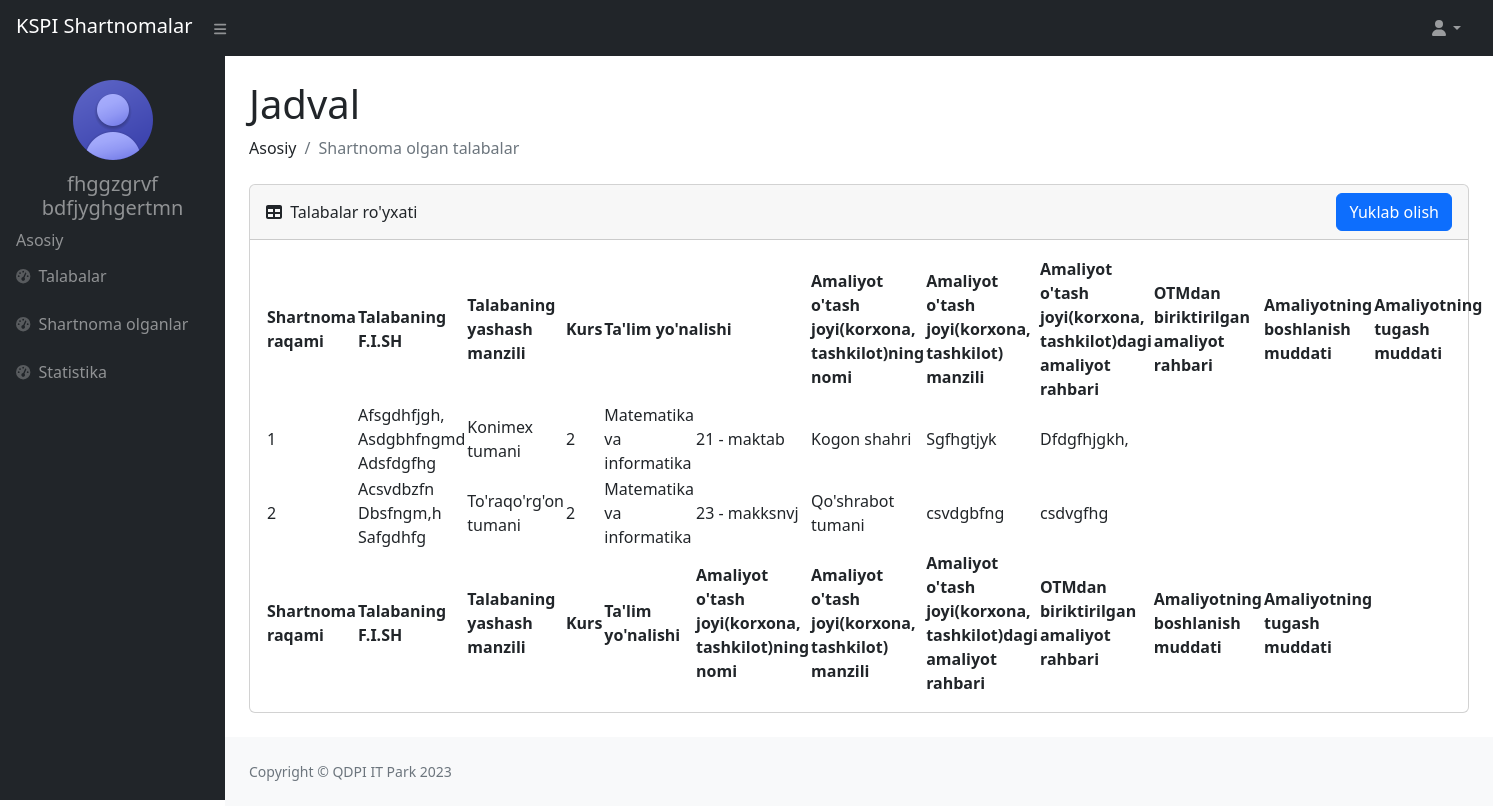
Page /dekanat_shartnoma_olgan/ (signed in) on the committed database.
### users/models.py (models this page shows)
class User(AbstractUser):
    sharif = models.CharField(max_length=100)
    t_yil = models.CharField(max_length=100, blank=True)
    t_nomer = models.CharField(max_length=200)
    k_yil = models.CharField(max_length=200, blank=True)
    gender = models.CharField(max_length=100, blank=True)
    talim_turi = models.CharField(max_length=100, blank=True)
    fakultet = models.CharField(max_length=100, blank=True)
    yonalish = models.CharField(max_length=100, blank=True)
    kurs = models.CharField(max_length=10, blank=True)
    guruh = models.CharField(max_length=100, blank=True)
    viloyat = models.CharField(max_length=100)
    tuman = models.CharField(max_length=100)
    mfy = models.CharField(max_length=100, blank=True)
    kocha_uy = models.CharField(max_length=100)
    lavozim = models.CharField(max_length=100, blank=True)
    dekanat_fakultet = models.CharField(max_length=100, blank=True)
    dekanat_kafedra = models.CharField(max_length=100, blank=True)
    parol = models.CharField(max_length=100)

### pdf/models.py (models this page shows, shortened)
class Pdf(models.Model):
    talaba_id = models.CharField(max_length=10, blank=True)
    shartnoma_raqami = models.CharField(max_length=100, blank=True)
    talaba_f_i_sh = models.CharField(max_length=100, blank=True)
    talaba_manzil = models.CharField(max_length=100, blank=True)
    talaba_fakulteti = models.CharField(max_length=200, blank=True)
    talaba_yonalishi = models.CharField(max_length=100, blank=True)
    talaba_kurs = models.CharField(max_length=100, blank=True)
    talaba_shifr = models.CharField(max_length=100, blank=True)
    talaba_nomer = models.CharField(max_length=200, blank=True)
    derektor_nomer = models.CharField(max_length=200, blank=True)
    amaliyot_joyi = models.CharField(max_length=100, blank=True)
    amaliyot_manzili = models.CharField(max_length=100, blank=True)
    amaliyot_rahbari = models.CharField(max_length=100, blank=True)
    biriktirilgan_rahbar = models.CharField(max_length=100, blank=True)
    amaliyot_turi = models.CharField(max_length=100, blank=True)
    amaliyot_boshlanishi = models.CharField(max_length=100, blank=True)
    amaliyot_tugashi = models.CharField(max_length=100, blank=True)
    amaliyot_buyruq_raqami = models.CharField(max_length=100, blank=True)
    korxona_nomi = models.CharField(max_length=200, blank=True)

### users/views.py (the view, shortened to what this page needs)
# urls.py: path('dekanat_shartnoma_olgan/', dekanat_shartnoma_olgan, name='dekanat_shartnoma_olgan'),
@csrf_exempt
def dekanat_shartnoma_olgan(request):
    talaba_id = User.objects.all()
    for t in talaba_id:
        amaliyotlar = Amaliyot.objects.filter(talaba=t.id)
        if amaliyotlar:
            for a in  amaliyotlar:
                shifr = ''
                buyruq_raqam = ''
                talabalar = Pdf.objects.filter(talaba_id=t.id)
                if talabalar:
                    talaba = f'{t.first_name} {t.last_name} {t.sharif}'
                    data = get_object_or_404(Pdf, talaba_id=t.id)
                    data.talaba_f_i_sh = talaba
                    data.talaba_manzil = t.tuman
                    data.talaba_kurs = t.kurs
                    data.talaba_shifr=shifr
                    data.talaba_yonalishi=t.yonalish
                    data.talaba_fakulteti=t.fakultet
                    data.amaliyot_joyi=a.muassasa
                    data.amaliyot_manzili=a.tuman_a
                    data.amaliyot_rahbari=a.a_rahbari
                    data.biriktirilgan_rahbar=a.o_a_rahbari
                    data.amaliyot_turi=a.a_turi
                    data.amaliyot_boshlanishi=a.b_sana
                    data.amaliyot_tugashi=a.t_sana
                    data.amaliyot_buyruq_raqami=buyruq_raqam
                    data.save()
                    print('update qilindi ')
        else:
            amaliyot = 'Hozirda mavjud emas'
    shartnoma = Pdf.objects.filter(talaba_fakulteti=request.user.dekanat_fakultet)
    contex = {
        'shartnoma':shartnoma,
    }
    return render(request, 'adminlar/dekanat/shartnoma_olgan.html', contex)

### templates/adminlar/dekanat/shartnoma_olgan.html (shortened to what this page needs)
{% load static %}
<!DOCTYPE html>
<html lang="en">
    <head>
        <link href="https://cdn.jsdelivr.net/npm/simple-datatables@7.1.2/dist/style.min.css" rel="stylesheet"/>
        <link rel="stylesheet" href="{% static '/superadmin/css/styles.css' %}">
    </head>
    <body class="sb-nav-fixed">
        {% if user.is_authenticated %}
        <nav class="sb-topnav navbar navbar-expand navbar-dark bg-dark d-flex justify-content-between">
            <div>
                <a class="navbar-brand ps-3" href="{% url 'home' %}">KSPI Shartnomalar</a>
                <button class="btn btn-link btn-sm order-1 order-lg-0 me-4 me-lg-0 mx-2" id="sidebarToggle" href="#!"><i class="fas fa-bars"></i></button>
            </div>
            <ul class="navbar-nav ms-auto ms-md-0 me-3 me-lg-4">
                <li class="nav-item dropdown">
                    <a class="nav-link dropdown-toggle" id="navbarDropdown" href="#" role="button" data-bs-toggle="dropdown" aria-expanded="false"><i class="fas fa-user fa-fw"></i></a>
                </li>
            </ul>
        </nav>
        <div id="layoutSidenav">
            <div id="layoutSidenav_nav">
                <nav class="sb-sidenav accordion sb-sidenav-dark" id="sidenavAccordion">
                    <div class="sb-sidenav-menu">
                        <div class="info text-center mt-3 px-2">
                            <img class="rounded-circle mx-auto d-block img-fluid" src="{% static '/superadmin/img/account.png' %}" alt="Admin picture">
                            <h5 class="mt-1">{{user.last_name}} {{user.first_name}}</h5>
                        </div>
                        <div class="nav">
                            <div class="px-3">Asosiy</div>
                            <a class="nav-link" href="{% url 'dekanat_talaba' %}">
                                <div class="sb-nav-link-icon"><i class="fas fa-tachometer-alt"></i></div>
                                Talabalar
                            </a>
                            <a class="nav-link" href="{% url 'dekanat_shartnoma_olgan' %}">
                                <div class="sb-nav-link-icon"><i class="fas fa-tachometer-alt"></i></div>
                                Shartnoma olganlar
                            </a>
                            <a class="nav-link" href="">
                                <div class="sb-nav-link-icon"><i class="fas fa-tachometer-alt"></i></div>
                                Statistika
                            </a>
                        </div>
                    </div>
                </nav>
            </div>
            <div id="layoutSidenav_content">
                <main>
                    <div class="container-fluid px-4">
                        <h1 class="mt-4">Jadval</h1>
                        <ol class="breadcrumb mb-4">
                            <li class="breadcrumb-item">Asosiy</li>
                            <li class="breadcrumb-item active">Shartnoma olgan talabalar</li>
                        </ol>
                        <div class="card mb-4">
                            <div class="card-header align-items-center d-flex justify-content-between">
                                <div class="col-md-4">
                                    <i class="fas fa-table me-1"></i>
                                    Talabalar ro'yxati
                                </div>
                                <div>
                                    <a class="btn btn-primary" href="{% url 'dekanat_csv' %}">Yuklab olish</a>
                                </div>
                            </div>
                            <div class="card-body">
                                <table id="datatablesSimple">
                                    <thead>
                                        <tr>
                                            <th rowspan="2">Shartnoma raqami</th>
                                            <th rowspan="2">Talabaning F.I.SH</th>
                                            <th rowspan="2">Talabaning yashash manzili</th>
                                            <th rowspan="2">Kurs</th>
                                            <th colspan="2">Ta'lim yo'nalishi</th>
                                            <th rowspan="2">Amaliyot o'tash joyi(korxona,<br> tashkilot)ning nomi</th>
                                            <th rowspan="2">Amaliyot o'tash joyi(korxona,<br> tashkilot) manzili</th>
                                            <th rowspan="2">Amaliyot o'tash joyi(korxona,<br> tashkilot)dagi amaliyot <br>rahbari</th>
                                            <th rowspan="2">OTMdan biriktirilgan<br> amaliyot rahbari</th>
                                            <th rowspan="2">Amaliyotning boshlanish muddati</th>
                                            <th rowspan="2">Amaliyotning tugash muddati</th>
                                        </tr>
                                    </thead>
                                    <tfoot>
                                        <tr>
                                            <th>Shartnoma raqami</th>
                                            <th>Talabaning F.I.SH</th>
                                            <th>Talabaning yashash manzili</th>
                                            <th>Kurs</th>
                                            <th>Ta'lim yo'nalishi</th>
                                            <th>Amaliyot o'tash joyi(korxona,<br> tashkilot)ning nomi</th>
                                            <th>Amaliyot o'tash joyi(korxona,<br> tashkilot) manzili</th>
                                            <th>Amaliyot o'tash joyi(korxona,<br> tashkilot)dagi amaliyot <br>rahbari</th>
                                            <th>OTMdan biriktirilgan<br> amaliyot rahbari</th>
                                            <th>Amaliyotning boshlanish muddati</th>
                                            <th>Amaliyotning tugash muddati</th>
                                        </tr>
                                    </tfoot>
                                    <tbody>
                                        {% for sh in shartnoma %}
                                            <tr>
                                                <td>{{sh.shartnoma_raqami}}</td>
                                                <td>{{sh.talaba_f_i_sh}}</td>
                                                <td>{{sh.talaba_manzil}}</td>
                                                <td>{{sh.talaba_kurs}}</td>
                                                <td>{{sh.talaba_yonalishi}}</td>
                                                <td>{{sh.amaliyot_joyi}}</td>
                                                <td>{{sh.amaliyot_manzili}}</td>
                                                <td>{{sh.amaliyot_rahbari}}</td>
                                                <td>{{sh.biriktirilgan_rahbar}}</td>
                                                <td>{{sh.amaliyot_boshlanishi}}</td>
                                                <td>{{sh.amaliyot_tugashi}}</td>
                                            </tr>
                                        {% endfor %}
                                    </tbody>
                                </table>
                            </div>
                        </div>
                    </div>
                </main>
                <footer class="py-4 bg-light mt-auto">
                    <div class="container-fluid px-4">
                        <div class="d-flex align-items-center justify-content-between small">
                            <div class="text-muted">Copyright &copy; QDPI IT Park 2023</div>
                        </div>
                    </div>
                </footer>
            </div>
        </div>
        {% endif %}
    </body>
</html>

### rows in the picture
User: last_name "fhggzgrvf", first_name "bdfjyghgertmn"
Pdf: shartnoma_raqami "1", talaba_f_i_sh "Afsgdhfjgh, Asdgbhfngmd Adsfdgfhg", talaba_manzil "Konimex tumani", talaba_kurs "2", talaba_yonalishi "Matematika va informatika", amaliyot_joyi "21 - maktab", amaliyot_manzili "Kogon shahri", amaliyot_rahbari "Sgfhgtjyk", biriktirilgan_rahbar "Dfdgfhjgkh,"
Pdf: shartnoma_raqami "2", talaba_f_i_sh "Acsvdbzfn Dbsfngm,h Safgdhfg", talaba_manzil "To'raqo'rg'on tumani", talaba_kurs "2", talaba_yonalishi "Matematika va informatika", amaliyot_joyi "23 - makksnvj", amaliyot_manzili "Qo'shrabot tumani", amaliyot_rahbari "csvdgbfng", biriktirilgan_rahbar "csdvgfhg"
